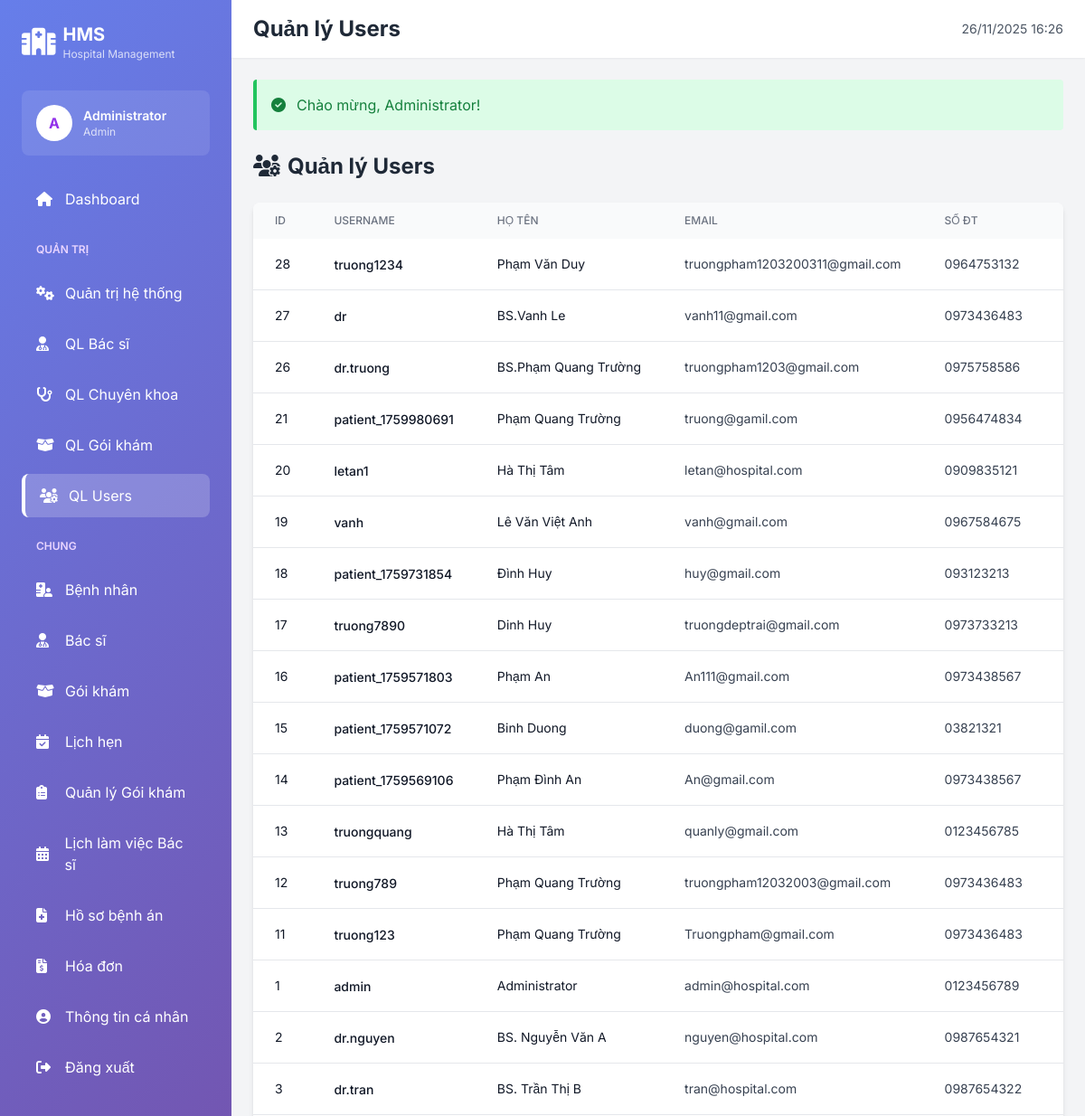
The page /WebBenhvien/hospital-management-system/public/admin/users (signed in, upper part) on the database as committed earlier.
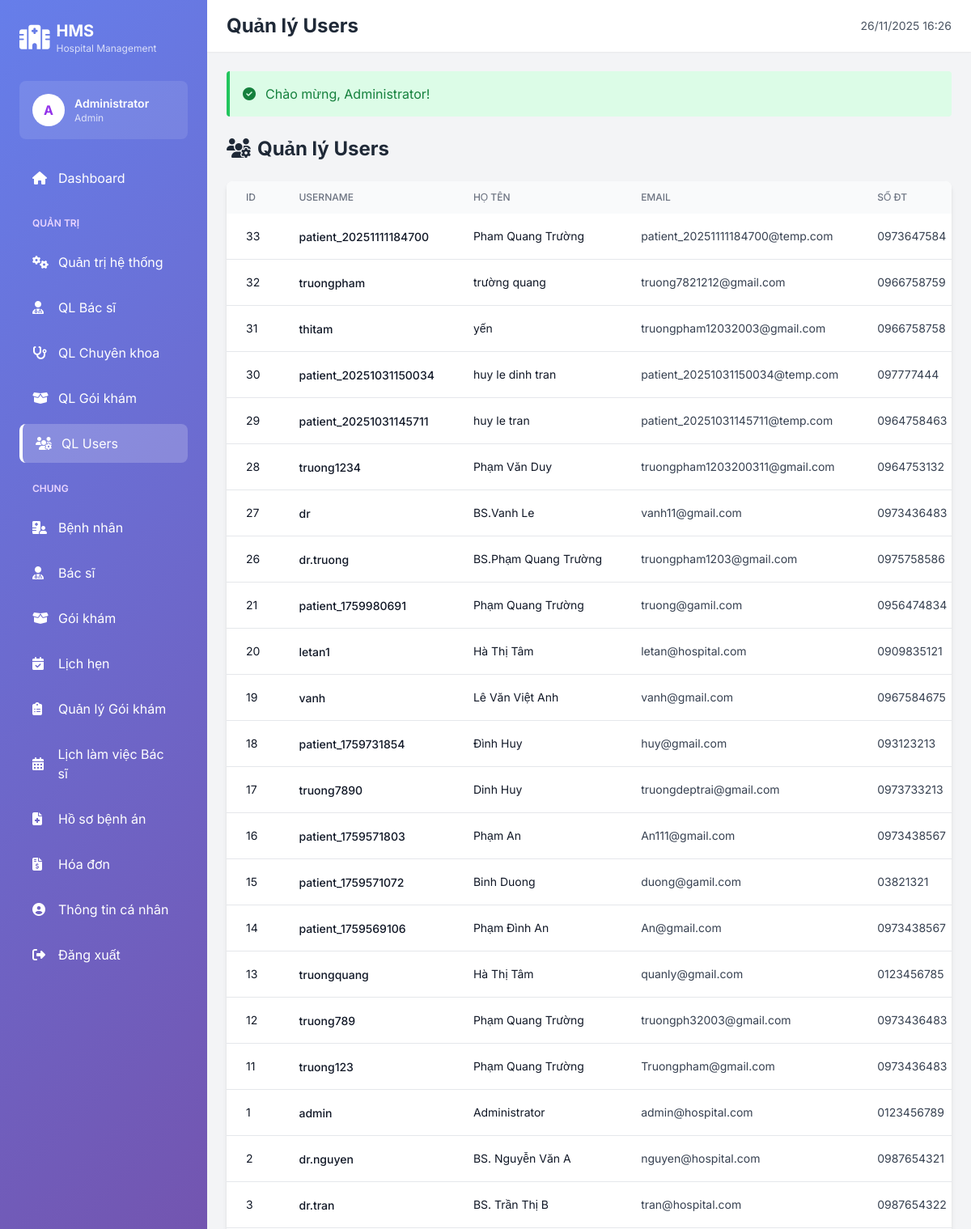
The same page on the database as committed later.
### tables this page shows
CREATE TABLE `users` (
  `id` int(11) NOT NULL,
  `username` varchar(50) NOT NULL,
  `email` varchar(100) NOT NULL,
  `password` varchar(255) NOT NULL,
  `full_name` varchar(100) NOT NULL,
  `phone` varchar(20) DEFAULT NULL,
  `date_of_birth` date DEFAULT NULL,
  `gender` enum('male','female','other') DEFAULT 'other',
  `address` text DEFAULT NULL,
  `avatar` varchar(255) DEFAULT NULL,
  `role` enum('admin','doctor','patient','staff','receptionist') DEFAULT 'patient',
  `is_active` tinyint(1) DEFAULT 1,
  `created_at` timestamp NOT NULL DEFAULT current_timestamp(),
  `updated_at` timestamp NOT NULL DEFAULT current_timestamp() ON UPDATE current_timestamp()
);

### app/Views/admin/users/index.php (the view, shortened to what the changed rows need)
<?php
$page_title = 'Quản lý Users';
?>
<div class="mb-6">
    <h3 class="text-2xl font-bold text-gray-800">
        <i class="fas fa-users-cog mr-2"></i>Quản lý Users
    </h3>
</div>
<div class="bg-white rounded-lg shadow-md overflow-hidden">
    <table class="w-full">
        <thead class="bg-gray-50">
            <tr>
                <th class="px-6 py-3 text-left text-xs font-medium text-gray-500 uppercase">ID</th>
                <th class="px-6 py-3 text-left text-xs font-medium text-gray-500 uppercase">Username</th>
                <th class="px-6 py-3 text-left text-xs font-medium text-gray-500 uppercase">Họ tên</th>
                <th class="px-6 py-3 text-left text-xs font-medium text-gray-500 uppercase">Email</th>
                <th class="px-6 py-3 text-left text-xs font-medium text-gray-500 uppercase">Số ĐT</th>
                <th class="px-6 py-3 text-left text-xs font-medium text-gray-500 uppercase">Vai trò</th>
            </tr>
        </thead>
        <tbody class="divide-y divide-gray-200">
            <?php foreach ($users as $user): ?>
            <tr class="hover:bg-gray-50">
                <td class="px-6 py-4 whitespace-nowrap text-sm text-gray-900">
                    <?= $user['id'] ?>
                </td>
                <td class="px-6 py-4 whitespace-nowrap">
                    <span class="text-sm font-medium text-gray-900"><?= htmlspecialchars($user['username']) ?></span>
                </td>
                <td class="px-6 py-4 whitespace-nowrap text-sm text-gray-900">
                    <?= htmlspecialchars($user['full_name']) ?>
                </td>
                <td class="px-6 py-4 whitespace-nowrap text-sm text-gray-700">
                    <?= htmlspecialchars($user['email']) ?>
                </td>
                <td class="px-6 py-4 whitespace-nowrap text-sm text-gray-700">
                    <?= htmlspecialchars($user['phone']) ?>
                </td>
                <td class="px-6 py-4 whitespace-nowrap text-sm">
                </td>
            </tr>
            <?php endforeach; ?>
        </tbody>
    </table>
</div>
<?php
$content = ob_get_clean();
require_once APP_PATH . '/Views/layouts/main.php';
?>

### app/Views/layouts/main.php (shortened to what the changed rows need)
<!DOCTYPE html>
<html lang="vi">
<head>
    <script src="https://cdn.tailwindcss.com"></script>
    <link rel="stylesheet" href="https://cdnjs.cloudflare.com/ajax/libs/font-awesome/6.4.0/css/all.min.css">
</head>
<body class="bg-gray-100">
    <?php if (Auth::check()): ?>
        <div class="flex h-screen overflow-hidden">
            <aside class="w-64 gradient-bg text-white flex-shrink-0 overflow-y-auto">
                <div class="p-6">
                    <div class="flex items-center space-x-2 mb-8">
                        <i class="fas fa-hospital text-3xl"></i>
                        <div>
                            <h1 class="text-xl font-bold">HMS</h1>
                            <p class="text-xs opacity-75">Hospital Management</p>
                        </div>
                    </div>
                    <div class="bg-white bg-opacity-10 rounded-lg p-4 mb-6">
                        <div class="flex items-center space-x-3">
                            <div class="w-10 h-10 bg-white rounded-full flex items-center justify-center text-purple-600 font-bold">
                                <?= strtoupper(substr(Auth::user()['full_name'], 0, 1)) ?>
                            </div>
                            <div class="flex-1">
                                <p class="font-semibold text-sm"><?= htmlspecialchars(Auth::user()['full_name']) ?></p>
                                <p class="text-xs opacity-75"><?= ucfirst(Auth::role()) ?></p>
                            </div>
                        </div>
                    </div>
                    <nav class="space-y-2">
                        <a href="<?= APP_URL ?>/dashboard" class="sidebar-link flex items-center space-x-3 px-4 py-3 rounded-lg <?= (strpos($_SERVER['REQUEST_URI'], '/dashboard') !== false && strpos($_SERVER['REQUEST_URI'], '/admin') === false) ? 'active' : '' ?>">
                            <i class="fas fa-home w-5"></i>
                            <span>Dashboard</span>
                        </a>
                        <?php if (Auth::isAdmin()): ?>
                        <div class="pt-4 pb-2 px-4">
                            <p class="text-xs font-semibold text-purple-200 uppercase">Quản trị</p>
                        </div>
                        <a href="<?= APP_URL ?>/admin" class="sidebar-link flex items-center space-x-3 px-4 py-3 rounded-lg <?= (strpos($_SERVER['REQUEST_URI'], '/admin') !== false && strpos($_SERVER['REQUEST_URI'], '/admin/') === false) ? 'active' : '' ?>">
                            <i class="fas fa-cogs w-5"></i>
                            <span>Quản trị hệ thống</span>
                        </a>
                        <a href="<?= APP_URL ?>/admin/doctors" class="sidebar-link flex items-center space-x-3 px-4 py-3 rounded-lg <?= (strpos($_SERVER['REQUEST_URI'], '/admin/doctors') !== false) ? 'active' : '' ?>">
                            <i class="fas fa-user-md w-5"></i>
                            <span>QL Bác sĩ</span>
                        </a>
                        <a href="<?= APP_URL ?>/admin/specializations" class="sidebar-link flex items-center space-x-3 px-4 py-3 rounded-lg <?= (strpos($_SERVER['REQUEST_URI'], '/admin/specializations') !== false) ? 'active' : '' ?>">
                            <i class="fas fa-stethoscope w-5"></i>
                            <span>QL Chuyên khoa</span>
                        </a>
                        <a href="<?= APP_URL ?>/admin/packages" class="sidebar-link flex items-center space-x-3 px-4 py-3 rounded-lg <?= (strpos($_SERVER['REQUEST_URI'], '/admin/packages') !== false) ? 'active' : '' ?>">
                            <i class="fas fa-box-open w-5"></i>
                            <span>QL Gói khám</span>
                        </a>
                        <a href="<?= APP_URL ?>/admin/users" class="sidebar-link flex items-center space-x-3 px-4 py-3 rounded-lg <?= (strpos($_SERVER['REQUEST_URI'], '/admin/users') !== false) ? 'active' : '' ?>">
                            <i class="fas fa-users-cog w-5"></i>
                            <span>QL Users</span>
                        </a>
                        <div class="pt-4 pb-2 px-4">
                            <p class="text-xs font-semibold text-purple-200 uppercase">Chung</p>
                        </div>
                        <?php endif; ?>
                        <?php if (Auth::isAdmin() || Auth::isDoctor() || Auth::isReceptionist()): ?>
                        <a href="<?= APP_URL ?>/patients" class="sidebar-link flex items-center space-x-3 px-4 py-3 rounded-lg <?= (strpos($_SERVER['REQUEST_URI'], '/patients') !== false) ? 'active' : '' ?>">
                            <i class="fas fa-hospital-user w-5"></i>
                            <span>Bệnh nhân</span>
                        </a>
                        <?php endif; ?>
                        <?php if (!Auth::isDoctor()): ?>
                        <a href="<?= APP_URL ?>/doctors" class="sidebar-link flex items-center space-x-3 px-4 py-3 rounded-lg <?= (strpos($_SERVER['REQUEST_URI'], '/doctors') !== false && strpos($_SERVER['REQUEST_URI'], '/admin') === false) ? 'active' : '' ?>">
                            <i class="fas fa-user-md w-5"></i>
                            <span>Bác sĩ</span>
                        </a>
                        <?php endif; ?>
                        <a href="<?= APP_URL ?>/packages" class="sidebar-link flex items-center space-x-3 px-4 py-3 rounded-lg <?= (strpos($_SERVER['REQUEST_URI'], '/packages') !== false && strpos($_SERVER['REQUEST_URI'], '/admin') === false) ? 'active' : '' ?>">
                            <i class="fas fa-box-open w-5"></i>
                            <span>Gói khám</span>
                        </a>
                        <a href="<?= APP_URL ?>/appointments" class="sidebar-link flex items-center space-x-3 px-4 py-3 rounded-lg <?= (strpos($_SERVER['REQUEST_URI'], '/appointments') !== false && strpos($_SERVER['REQUEST_URI'], '/package-appointments') === false) ? 'active' : '' ?>">
                            <i class="fas fa-calendar-check w-5"></i>
                            <span>Lịch hẹn</span>
                        </a>
                        <a href="<?= APP_URL ?>/package-appointments" class="sidebar-link flex items-center space-x-3 px-4 py-3 rounded-lg <?= (strpos($_SERVER['REQUEST_URI'], '/package-appointments') !== false) ? 'active' : '' ?>">
                            <i class="fas fa-clipboard-list w-5"></i>
                            <span>Quản lý Gói khám</span>
                        </a>
                        <?php if (Auth::isReceptionist()): ?>
                        <a href="<?= APP_URL ?>/schedule" class="sidebar-link flex items-center space-x-3 px-4 py-3 rounded-lg bg-gradient-to-r from-green-500 to-emerald-600 text-white hover:from-green-600 hover:to-emerald-700 shadow-lg">
                            <i class="fas fa-user-plus w-5"></i>
                            <span class="font-semibold">Đăng ký khám Walk-in</span>
                        </a>
                        <?php elseif (Auth::isAdmin() || Auth::isDoctor()): ?>
                        <a href="<?= APP_URL ?>/schedule" class="sidebar-link flex items-center space-x-3 px-4 py-3 rounded-lg <?= (strpos($_SERVER['REQUEST_URI'], '/schedule') !== false) ? 'active' : '' ?>">
                            <i class="fas fa-calendar-alt w-5"></i>
                            <span>Lịch làm việc Bác sĩ</span>
                        </a>
                        <?php endif; ?>
                        <a href="<?= APP_URL ?>/medical-records" class="sidebar-link flex items-center space-x-3 px-4 py-3 rounded-lg <?= (strpos($_SERVER['REQUEST_URI'], '/medical-records') !== false) ? 'active' : '' ?>">
                            <i class="fas fa-file-medical w-5"></i>
                            <span>Hồ sơ bệnh án</span>
                        </a>
                        <a href="<?= APP_URL ?>/invoices" class="sidebar-link flex items-center space-x-3 px-4 py-3 rounded-lg <?= (strpos($_SERVER['REQUEST_URI'], '/invoices') !== false) ? 'active' : '' ?>">
                            <i class="fas fa-file-invoice-dollar w-5"></i>
                            <span>Hóa đơn</span>
                        </a>
                        <a href="<?= APP_URL ?>/profile" class="sidebar-link flex items-center space-x-3 px-4 py-3 rounded-lg <?= (strpos($_SERVER['REQUEST_URI'], '/profile') !== false) ? 'active' : '' ?>">
                            <i class="fas fa-user-circle w-5"></i>
                            <span>Thông tin cá nhân</span>
                        </a>
                        <a href="<?= APP_URL ?>/auth/logout" class="sidebar-link flex items-center space-x-3 px-4 py-3 rounded-lg mt-8">
                            <i class="fas fa-sign-out-alt w-5"></i>
                            <span>Đăng xuất</span>
                        </a>
                    </nav>
                </div>
            </aside>
            <div class="flex-1 flex flex-col overflow-hidden">
                <header class="bg-white shadow-sm">
                    <div class="px-6 py-4 flex items-center justify-between">
                        <h2 class="text-2xl font-bold text-gray-800"><?= $page_title ?? 'Dashboard' ?></h2>
                        <div class="flex items-center space-x-4">
                            <span class="text-sm text-gray-600"><?= date('d/m/Y H:i') ?></span>
                        </div>
                    </div>
                </header>
                <main class="flex-1 overflow-y-auto p-6">
                    <?php if (isset($_SESSION['success'])): ?>
                        <div class="bg-green-100 border-l-4 border-green-500 text-green-700 p-4 mb-6 rounded" role="alert">
                            <div class="flex items-center">
                                <i class="fas fa-check-circle mr-3"></i>
                                <p><?= $_SESSION['success'] ?></p>
                            </div>
                        </div>
                    <?php endif; ?>
                    <?php echo $content ?? ''; ?>
                </main>
            </div>
        </div>
    <?php else: ?>
        <?php echo $content ?? ''; ?>
    <?php endif; ?>
</body>
</html>

Rows that differ between the two databases and show on the page:
added users: id "33", username "patient_20251111184700", full_name "Pham Quang Trường", email "patient_20251111184700@temp.com", phone "0973647584"
added users: id "32", username "truongpham", full_name "trường quang", email "truong7821212@gmail.com", phone "0966758759"
added users: id "31", username "thitam", full_name "yến", email "truongpham12032003@gmail.com", phone "0966758758"
added users: id "30", username "patient_20251031150034", full_name "huy le dinh tran", email "patient_20251031150034@temp.com", phone "097777444"
added users: id "29", username "patient_20251031145711", full_name "huy le tran", email "patient_20251031145711@temp.com", phone "0964758463"
changed users "truong789": email "truongpham12032003@gmail.com" → "truongph32003@gmail.com"
